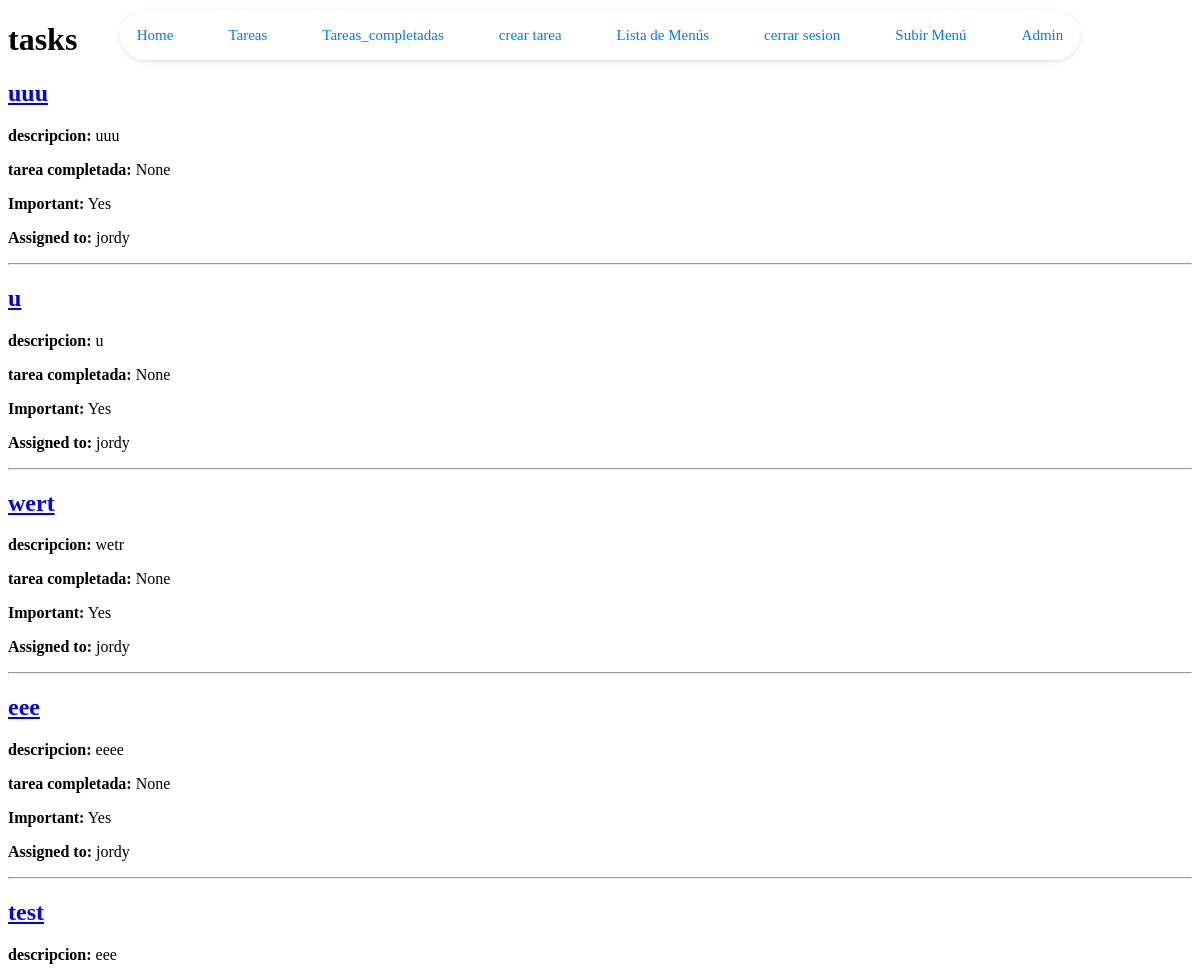
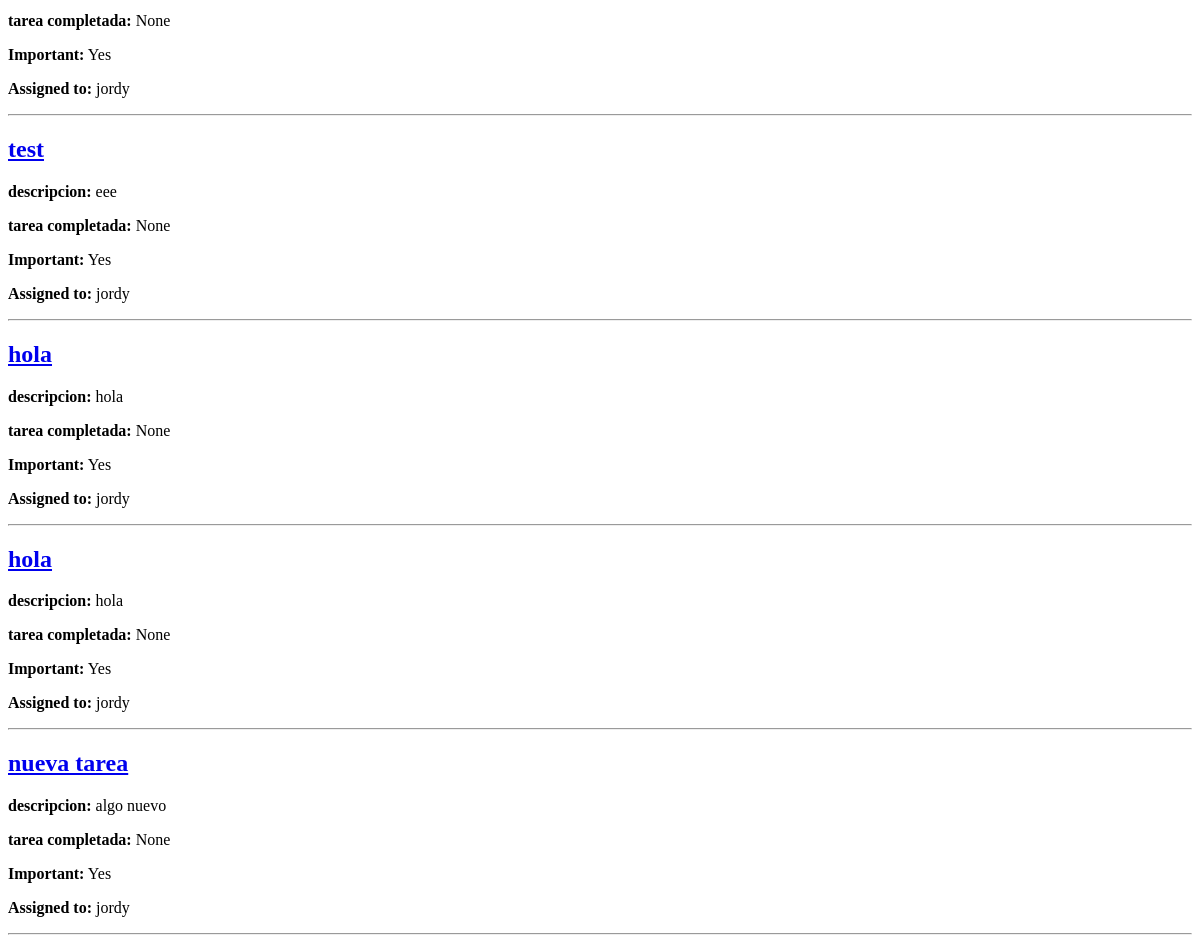
Page /tasks/ (signed in) on the committed database (2 pictures, top to bottom).
### tasks1/models.py (models this page shows, shortened)
class Task(models.Model):
    title = models.CharField(max_length=100)  # Campo de texto para el título de la tarea. Es obligatorio y tiene un máximo de 100 caracteres.
    description = models.TextField(blank=True)  # Campo de texto para la descripción de la tarea. Es opcional ('blank=True').
    created = models.DateTimeField(auto_now_add=True)  # Campo de fecha y hora que se establece automáticamente al crear la tarea.
    datecompleted = models.DateTimeField(null=True, blank=True)  # Campo de fecha y hora que indica cuándo se completó la tarea. Puede ser nulo ('null=True') y blank=true solo es opcional para el admin
    important = models.BooleanField(default=False)  # Campo booleano que indica si la tarea es importante. Valor por defecto es False.
    user = models.ForeignKey(User, on_delete=models.CASCADE)  # Relación de clave foránea con el modelo User, para identificar al usuario que creó la tarea.

### tasks1/views.py (the view)
# urls.py: path('tasks/', views.tasks, name='tasks'),
def tasks(request):
    tasks = Task.objects.filter(user=request.user, datecompleted__isnull=True)
    return render(request, 'tasks.html', {
        'tasks': tasks
    })

### tasks1/templates/tasks.html
{% extends 'base.html' %}
{% block content %}
<h1>tasks</h1>
{% for task in tasks %}
<div class="task">
    <a href="{% url 'task_detail' task.id %}">
        {% if task.important == True %}
        <h2>{{ task.title }}</h2>
        {% else %}
        {{task.title}}
        {% endif %}
    </a>
    <p><strong>descripcion: </strong> {{ task.description }}</p>
    <p><strong>tarea completada:</strong> {{ task.datecompleted }}</p>
    <p><strong>Important:</strong> {{ task.important|yesno:"Yes,No" }}</p>
    <p><strong>Assigned to:</strong> {{ task.user.username }}</p>
</div>
<hr>
{% endfor %}
{% endblock %}

### tasks1/templates/base.html (shortened to what this page needs)
{% load static %}
<!DOCTYPE html>
<html lang="en">
<head>
    <link rel="stylesheet" href="{% static 'CSS/homemenu.css' %}" >
</head>
<body>
    <nav id="menu-container">
        <ul>
            <li>
                <a href="/">Home</a>
            </li>
            {% if user.is_authenticated %}
                <li>
                    <a href="/tasks">Tareas</a>
                </li>
                <li>
                    <a href="/tasks_completed">Tareas_completadas</a>
                </li>
                <li>
                    <a href="/create_tasks">crear tarea</a>
                </li>
                <li>
                    <a href="{% url 'menu_list' %}">Lista de Menús</a>
                </li>
                <li>
                    <a href="/logout">cerrar sesion</a>
                </li>
                {% if request.user.is_superuser or request.user.username == 'yandry' %}
                    <li>
                        <a href="{% url 'upload_menu' %}">Subir Menú</a>
                    </li>
                    <li>
                        <a href="{% url 'admin:index' %}">Admin</a>
                    </li>
                {% endif %}
            {% endif %}
        </ul>
    </nav>
    {% block content %}
    {% endblock %}
</body>
</html>

### myproject/static/CSS/homemenu.css (style rules this page uses)
#menu-container { position: fixed; top: 10px; left: 50%; transform: translateX(-50%); width: 80%; height: 50px; background: rgba(255, 255, 255, 0.95); backdrop-filter: blur(10px); box-shadow: 0 1px 5px rgba(0, 0, 0, 0.1); display: flex; justify-content: center; align-items: center; z-index: 1000; border-radius: 30px; border-bottom: 1px solid rgba(0, 0, 0, 0.1); }
#menu-container ul { list-style: none; margin: 0; padding: 0; display: flex; gap: 25px; align-items: center; }
#menu-container li { text-align: center; position: relative; }
#menu-container a { text-decoration: none; color: #007aff; font-weight: 500; padding: 8px 15px; border-radius: 20px; transition: background 0.2s ease-in-out, color 0.2s ease-in-out; display: inline-block; font-size: 15px; }

### rows in the picture
Task: title "uuu", description "uuu", datecompleted "None", important "Yes", user.username "jordy"
Task: title "u", description "u", datecompleted "None", important "Yes", user.username "jordy"
Task: title "wert", description "wetr", datecompleted "None", important "Yes", user.username "jordy"
Task: title "eee", description "eeee", datecompleted "None", important "Yes", user.username "jordy"
Task: title "test", description "eee", datecompleted "None", important "Yes", user.username "jordy"
Task: title "test", description "eee", datecompleted "None", important "Yes", user.username "jordy"
Task: title "hola", description "hola", datecompleted "None", important "Yes", user.username "jordy"
Task: title "hola", description "hola", datecompleted "None", important "Yes", user.username "jordy"
Task: title "nueva tarea", description "algo nuevo", datecompleted "None", important "Yes", user.username "jordy"
